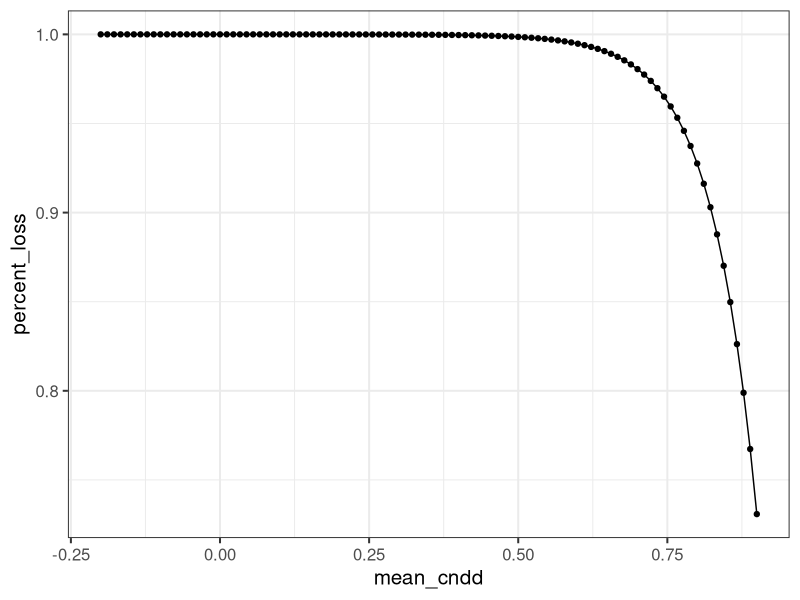
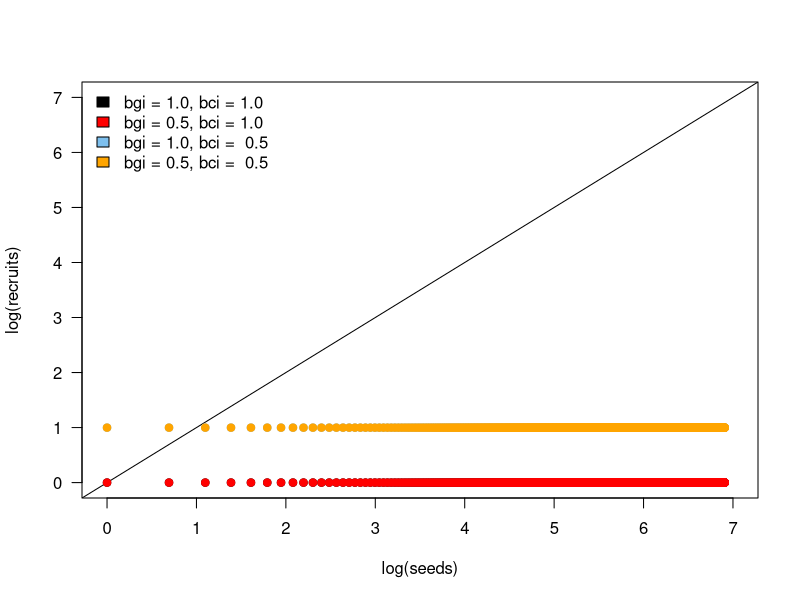

These figures' R source, in order: (Note: this script raises an error after producing the figures.)

library(ggplot2)
library(dplyr)
### Basing equation off Harms et al. 2000

## Assuming intercept (alpha = 0) - is this a safe assumption??

## Output is predicted number of recruits of a specific species ID and genotype, given number of seeds and cndd and gndd values

## Bgi = strength of GNDD - slope of log log relationship: 1 = no NDD
## Bci = strength of CNDD

## Sgi = density of seeds of given species and genotype
## Sci = density of seeds of given species
harms <- function(bgi, bci, sgi, sci, verbose = FALSE){
  
  ## Effectively halves the strength of the slopes from Harms et al. 2000
 #R = (bgi * log(sgi) + bci * log(sci) + log(sgi/sci)) / 2
 
  # Original harms equation, but modified to return genotype densities
 R = bci * log(sci) + log(sgi/sci)
 
 ### If slope of a  line is still 1, then something is wrong because that's not NDD - rare species doesn't have a proportional advantage of common species, slope needs to be less than 1!! Need to have higher proportional loss at higher densities

 if(verbose == TRUE){
   cat("\n ----------------------- \n")
  cat("bgi =", bgi, ", bci = ", bci, " \n")
  cat("Original number of seeds per genotype:")
  print(sgi)
  cat("\n Remaining number of Recruits per genotype:")
  print(exp(R))
  cat("\n Percent loss of seeds:")
  print((sgi - exp(R))/sgi)
  cat("\n ----------------------- \n")
 }

 loss <- (sgi - exp(R))/sgi
 
 # return(R)
 return(loss)
 
}

## Generate data of number of genotypes for species XX
#genotypes <- as.numeric(table(sample.int(20, size = 500, replace = TRUE)))
genotypes <- 0:1000

harms(bgi = 1, bci = .8,
      sgi = 1:10, sci = sum(genotypes), verbose = TRUE)


## Checking percent loss of seeds based on gndd and cndd values
loss_test <- data.frame(mean_cndd = NA, mean_gndd = NA, percent_loss = NA)
row = 1
for(i in seq(-.2, .9, length.out = 100)){
for(j in 1){
  # Log sequence
  #for(i in exp(seq(log(0.001), log(1), length.out = 20))){
    #for(j in exp(seq(log(0.001), log(1), length.out = 20))){
  
 
    
    loss_test[row, "mean_cndd"] <- i
    loss_test[row, "mean_gndd"] <- j
    loss_test[row, "percent_loss"] <- harms(bgi = j, bci = i,
                                       sgi = 1:20, 
                                       sci = sum(genotypes))[1]
    row = row + 1
  }
}

# Plots of percent loss 
ggplot(loss_test, aes(x = mean_cndd, y = percent_loss)) +
  geom_line() + geom_point() + theme_bw(15)



####### Example plot of all genotypes within one plot

plot(0:7, 0:7, type = "n", ylab = "log(recruits)", xlab = "log(seeds)", las = 1)
abline(a = 0, b = 1)

points(log(genotypes), (harms(bgi = 1, bci = 1,
                                 sgi = genotypes, sci = sum(genotypes))), pch = 19)


points(log(genotypes), (harms(bgi = .5, bci = 1,
                                 sgi = genotypes, sci = sum(genotypes))), pch = 19,
       col = "red")

points(log(genotypes), (harms(bgi = 1, bci = 0.5,
                                 sgi = genotypes, sci = sum(genotypes))), pch = 19,
       col = "skyblue2")

points(log(genotypes), (harms(bgi = 0.5, bci = 0.5,
                                 sgi = genotypes, sci = sum(genotypes))), pch = 19,
       col = "orange")

legend("topleft", legend = c("bgi = 1.0, bci = 1.0", 
                             "bgi = 0.5, bci = 1.0", 
                             "bgi = 1.0, bci =  0.5",
                             "bgi = 0.5, bci =  0.5"),
       fill = c("black", "red", "skyblue2", "orange"), bty = "n")



### Write a function that generates data in plots for a single genotype and randomize this and plot the lines

sample_harms <- function(bgi, bci, n, max, verbose = FALSE){
  
  gen_seeds <- NA
  gen_recruits <- NA
  cons_seeds <- NA
  cons_recruits <- NA
  
  for(x in 1:n){
    gen_dens = sample(1:max, size = 1) # Sample density of seeds for one genotype
    if(gen_dens == max){
      cons_dens = max
      cons_seeds[x] <- log(cons_dens)
      cons_recruits[x] <- log(sum(exp(harms(bgi = bgi, bci = bci, 
                                            sgi = c(gen_dens), 
                                            sci = cons_dens,
                                            verbose = verbose))))
      
      next
      
    } else {
      cons_dens = sample(gen_dens:max, size = 1)
    }
    
     #cat("Gen_dens:", gen_dens, "| cons_dens: ", cons_dens, "\n")
    
    gen_seeds[x] <- log(gen_dens)
    gen_recruits[x] <- harms(bgi = bgi, bci = bci, 
                      sgi = gen_dens, 
                      sci = cons_dens,
                      verbose = verbose)
    cons_seeds[x] <- log(cons_dens)
    cons_recruits[x] <- log(sum(exp(harms(bgi = bgi, bci = bci, 
                           sgi = c(gen_dens, cons_dens - gen_dens), 
                           sci = cons_dens,
                           verbose = verbose))))
    
  }
    
    return(list(gen_seeds = gen_seeds, 
                gen_recruits = gen_recruits,
                cons_seeds = cons_seeds,
                cons_recruits = cons_recruits))
}


sum(exp(harms(bgi = bgi, bci = bci, 
                  sgi = c(gen_dens, 5), 
                  sci = cons_dens,
                  verbose = verbose)))



sample_harms(bgi = 0.5, bci = 0.5, n = 10, max = 1000 )

sample_harms(bgi = .98, bci = .98, n = 10, max = 1000, verbose = T )


plot(c(.0, .5, .75, .9, 1), c(0.9989236, 0.96375, 0.778174, .486988, 0 ),
     xlab = "cndd", ylab = "percent loss of seeds", las  = 1, 
     pch = 21, bg = "skyblue2")


####### Example plot
plot(0:6, 0:6, type = "n", ylab = "log(recruits)", xlab = "log(seeds)", las = 1)
abline(a = 0, b = 1)

n = 1000 ## Number of points
max = 100 # Max number of individuals

## One to one
scen_11 <- sample_harms(bgi = 1, bci = 1, n = n, max = max)
points(scen_11$gen_seeds, scen_11$gen_recruits, pch = 19)
(lm1 <- lm(gen_recruits ~ 0 + gen_seeds, data = scen_11))
abline(lm1, lwd = 2)

## 0.5 1.0
scen_051 <- sample_harms(bgi = 0.5, bci = 1, n = n, max = max)
points(scen_051$gen_seeds, scen_051$gen_recruits, pch = 19, col = "red")
(lm2 <- lm(gen_recruits ~ 0 + gen_seeds, data = scen_051))
abline(lm2, lwd = 2, col = "red")

## 1.0 0.5
scen_105 <- sample_harms(bgi = 1, bci = 0.5, n = n, max = max)
points(scen_105$gen_seeds, scen_105$gen_recruits, pch = 19, col = "skyblue2")
(lm3 <- lm(gen_recruits ~ 0 + gen_seeds, data = scen_105))
abline(lm3, lwd = 2, col = "skyblue2")


## .5 .5
scen_0505 <- sample_harms(bgi = 0.5, bci = 0.5, n = n, max = max)
points(scen_0505$gen_seeds, scen_0505$gen_recruits, pch = 19, col = "orange")
(lm4 <- lm(gen_recruits ~ 0 + gen_seeds, data = scen_0505))
abline(lm4, lwd = 2, col = "orange")

scen_0505$gen_recruits <- log(exp(scen_0505$gen_recruits) + 1)
scen_0505$gen_seeds <- log(exp(scen_0505$gen_seeds) + 1)

(lm4 <- lm(gen_recruits ~ 0 + gen_seeds, data = scen_0505))
(lm4 <- lm(gen_recruits ~ gen_seeds, data = scen_0505))
points(scen_0505$gen_seeds, scen_0505$gen_recruits, pch = 19, col = "orange")
abline(lm4, lwd = 2, col = "orange")



### Conspecific perspective
scen_0505 <- sample_harms(bgi = 1, bci = 1.0, n = n, max = max)
#points(scen_0505$cons_seeds, scen_0505$cons_recruits, pch = 19, col = "grey80")
(lm4 <- lm(cons_recruits ~ 0 + cons_seeds, data = scen_0505))
abline(lm4, lwd = 2, col = "grey80")



scen_0505 <- sample_harms(bgi = 1, bci = 0.5, n = n, max = max)
#points(scen_0505$cons_seeds, scen_0505$cons_recruits, pch = 19, col = "purple")
(lm4 <- lm(cons_recruits ~ 0 + cons_seeds, data = scen_0505))
abline(lm4, lwd = 2, col = "purple")

### Conspecific
scen_0505 <- sample_harms(bgi = 0.5, bci = 0.5, n = n, max = max)
#points(scen_0505$cons_seeds, scen_0505$cons_recruits, pch = 19, col = "brown")
(lm4 <- lm(cons_recruits ~ 0 + cons_seeds, data = scen_0505))
abline(lm4, lwd = 2, col = "brown")

scen_0505 <- sample_harms(bgi = 0.5, bci = 1.0, n = n, max = max)
#points(scen_0505$cons_seeds, scen_0505$cons_recruits, pch = 19, col = "darkblue")
(lm4 <- lm(cons_recruits ~ 0 + cons_seeds, data = scen_0505))
abline(lm4, lwd = 2, col = "darkblue")


legend("topleft", legend = c("bgi = 1.0, bci = 1.0", 
                             "bgi = 0.5, bci = 1.0", 
                             "bgi = 1.0, bci =  0.5",
                             "bgi = 0.5, bci =  0.5",
                             "bgi = 1.0, bci =  1.0 - species level",
                             "bgi = 1.0, bci =  0.5 - species level",
                             "bgi = 0.5, bci =  0.5 - species level",
                             "bgi = 0.5, bci =  1.0 - species level"),
       fill = c("black", "red", "skyblue2", "orange", "grey80", "purple", "brown",
                "darkblue"), bty = "n")

### Can force intercepts to go through 0 with ~ 0 + seeds
## But sometimes lines will have an intercept less than 0 because they are losing fractions of a seedling when there is 1 seedling for a genotype and there is conspecific density dependense

### Thoughts on graph..

# is cool and makes sense that bgi and bci have equivalent effects at genotype and species level

# All slopes are less than 1, which is good

# 0.5, 0.5 is strongest for both species and genotypes, which is good


## Not sure if i should present just straight lines for example graph instead of points..
# can just use abline(a = 0, b = ##) to draw the lines using sample_harms and lm() to make sure the slopes are right. Seems like slope is usually (bci + bgi) / 2

## Make two separate panels --
# 1) Plot of genotypes within one species
# 2) Plot of slope of species within a community, with varying levels of bci and bgi

# With ranges of bci and bgi from 1, 0.5, 0

## With Bgi = 1, Bci = -1 = overall slope of 0 (lowest range of harms and lamanna studies)
# but bgi -1, bci -1 would be overall -1 slope



#############################
### CNDD PLOT
  # CNDD Plot ---------------------------------------------------------------
  
  pdf("./figures/Figure 1 - NDD schematic.pdf", width = 12, height = 4)
  
  par(mfrow = c(1, 2), mar = c(5.1, 4.1, 2.1, 8.1))
  
  axis_vals <- c(.01, 1, 5, 10, 25, 50, 100)
  
  x_pos = 350 ## For labels
  max_size = 150
  n = 1000
  
  genotypes <- 1:100
  
  text_cex = .75

### AT SPECIES LEVEL  
  plot(seq(0, log(max_size), by = .1), seq(0, log(max_size), by = .1), type = "n", 
       ylab = expression('Recruit density (R'['i']*')'), xlab = expression('Seed density (S'['i']*')'), las = 1,
       bty = "l", xaxt = "n", yaxt = "n", yaxt = "n", xaxs="i", yaxs = "i")
  axis(side = 1, at = log(axis_vals), labels = axis_vals)
  axis(side = 2, at = log(axis_vals), labels = axis_vals, las = 1)
 # abline(a = 0, b = 1)
  
  mtext("a", side = 3, adj = -.1)
  
  #### GNDD = 1, CNDD = 1
  harms_out = sample_harms(bgi = 1, bci = 1, n = n, max = max_size)
 # points(harms_out$cons_seeds, harms_out$cons_recruits, pch = ".")
  lm1 <- lm(harms_out$cons_recruits ~ harms_out$cons_seeds - 1)
  abline(lm1, lty = 2)
  b_overall <- as.character(sprintf("%.2f", round(lm1$coefficients, 2)))
  text(x = c(log(x_pos)), y = max(harms_out$cons_recruits),
       labels = bquote('b'['con']*' = 1.00, b'['gen']*' = 1.00'),
       xpd = NA , cex = text_cex)
  
  
  #### GNDD = .5, CNDD = 1
  harms_out = sample_harms(bgi = .5, bci = 1, n = n, max = max_size)
 # points(harms_out$cons_seeds, harms_out$cons_recruits, pch = ".")
  lm1 <- lm(harms_out$cons_recruits ~ harms_out$cons_seeds - 1)
  abline(lm1)
  b_overall <- as.character(sprintf("%.2f", round(lm1$coefficients, 2)))
  text(x = c(log(x_pos)), y = max(harms_out$cons_recruits), 
       labels = bquote('b'['con']*' = 1.00, b'['gen']*' = 0.50'),
       xpd = NA, cex = text_cex)

  #### GNDD = 1, CNDD = .5
  harms_out = sample_harms(bgi = 1, bci = .5, n = n, max = max_size)
 # points(harms_out$cons_seeds, harms_out$cons_recruits, pch = ".")
  lm1 <- lm(harms_out$cons_recruits ~ harms_out$cons_seeds - 1)
  abline(lm1)
  b_overall <- as.character(sprintf("%.2f", round(lm1$coefficients, 2)))
  text(x = c(log(x_pos)), y = max(harms_out$cons_recruits), 
       labels = bquote('b'['con']*' = 0.50, b'['gen']*' = 1.00'),
       xpd = NA, cex = text_cex)
  
  
  # #### GNDD = .5, CNDD = .5
 #  harms_out = sample_harms(bgi = .5, bci = .5, n = n, max = max_size)
 # # points(harms_out$cons_seeds, harms_out$cons_recruits, pch = ".")
 #  abline(lm(harms_out$cons_recruits ~ harms_out$cons_seeds - 1))
 #  text(x = c(log(x_pos)), y = max(harms_out$cons_recruits), labels = expression('b'['con']*' = 0.5, b'['gen']*' = 0.5'), xpd = NA)

  
  #### GNDD = .1, CNDD = 1
  harms_out = sample_harms(bgi = .1, bci = 1.0, n = n, max = max_size)
  #points(harms_out$cons_seeds, harms_out$cons_recruits, pch = ".")
  lm1 <- lm(harms_out$cons_recruits ~ harms_out$cons_seeds - 1)
  abline(lm1)
  b_overall <- as.character(sprintf("%.2f", round(lm1$coefficients, 2)))
  text(x = c(log(x_pos)), y = max(harms_out$cons_recruits), 
       labels = bquote('b'['con']*' = 1.00, b'['gen']*' = 0.10'),
       xpd = NA, cex = text_cex)

  
  #### GNDD = 1, CNDD = 0.1
  harms_out = sample_harms(bgi = 1, bci = .1, n = n, max = max_size)
 # points(harms_out$cons_seeds, harms_out$cons_recruits, pch = ".")
  lm1 <- lm(harms_out$cons_recruits ~ harms_out$cons_seeds - 1)
  abline(lm1)
  b_overall <- as.character(sprintf("%.2f", round(lm1$coefficients, 2)))
  text(x = c(log(x_pos)), y = max(harms_out$cons_recruits), 
       labels = bquote('b'['con']*' = 0.10, b'['gen']*' = 1.00'),
       xpd = NA, cex = text_cex)
  
  # #### GNDD = .1, CNDD = .1
  harms_out = sample_harms(bgi = .1, bci = .1, n = n, max = max_size)
 # points(harms_out$cons_seeds, harms_out$cons_recruits, pch = 19)
  lm1 <- lm(harms_out$cons_recruits ~ harms_out$cons_seeds - 1)
  abline(lm1)
  b_overall <- as.character(sprintf("%.2f", round(lm1$coefficients, 2)))
  text(x = c(log(x_pos)), y = max(harms_out$cons_recruits), 
     #  labels = bquote('b'['con']*' = 0.10, b'['gen']*' = 0.10'*', b'['total']*' = '*.(b_overall)),
     labels = bquote('b'['con']*' = 0.10, b'['gen']*' = 0.10'),
       xpd = NA, cex = text_cex)
  
  
  
##### AT GENOTYPE LEVEL
  
 
  plot(seq(0, log(max_size), by = .1), seq(0, log(max_size), by = .1), type = "n", 
       ylab = expression('Recruit density (R'['gi']*')'), xlab = expression('Seed density (S'['gi']*')'), las = 1,
       bty = "l", xaxt = "n", yaxt = "n", xaxs="i", yaxs = "i")
  axis(side = 1, at = log(axis_vals), labels = axis_vals)
  axis(side = 2, at = log(axis_vals), labels = axis_vals, las = 1)
  # abline(a = 0, b = 1)
  mtext("b", side = 3, adj = -.1)
  
  
  #### GNDD = 1, CNDD = 1
  harms_out <- (harms(bgi = 1, bci = 1,
                      sgi = genotypes, sci = max(genotypes)))
  lines(log(genotypes), harms_out, lty = 2)
  text(x = c(log(x_pos)), y = max(harms_out),
       labels = bquote('b'['con']*' = 1.00, b'['gen']*' = 1.00'),
       xpd = NA , cex = text_cex)
  
  #### GNDD = .5, CNDD = 1
  harms_out <- (harms(bgi = .5, bci = 1,
                      sgi = genotypes, sci = max(genotypes)))
  lines(log(genotypes), harms_out, lty = 1)
  text(x = c(log(x_pos)), y = max(harms_out),
       labels = bquote('b'['con']*' = 1.00, b'['gen']*' = 0.50'),
       xpd = NA , cex = text_cex)
  
  #### GNDD = 1, CNDD = .5
  harms_out <- (harms(bgi = 1, bci = 0.5,
                      sgi = genotypes, sci = max(genotypes)))
  lines(log(genotypes), harms_out, lty = 1)
  text(x = c(log(x_pos)), y = max(harms_out),
       labels = bquote('b'['con']*' = 0.50, b'['gen']*' = 1.00'),
       xpd = NA , cex = text_cex)
  
  
  #### GNDD = .1, CNDD = 1
  harms_out <- (harms(bgi = .1, bci = 1,
                      sgi = genotypes, sci = max(genotypes)))
  lines(log(genotypes), harms_out, lty = 1)
  text(x = c(log(x_pos)), y = max(harms_out),
       labels = bquote('b'['con']*' = 1.00, b'['gen']*' = 0.10'),
       xpd = NA , cex = text_cex)
  
  
  #### GNDD = 1, CNDD = 0.1
  harms_out <- (harms(bgi = 1, bci = 0.1,
                      sgi = genotypes, sci = max(genotypes), verbose = T))
  lines(log(genotypes), harms_out, lty = 1)
  text(x = c(log(x_pos)), y = max(harms_out),
       labels = bquote('b'['con']*' = 0.10, b'['gen']*' = 1.00'),
       xpd = NA , cex = text_cex)
  
  
  # #### GNDD = .1, CNDD = .1
  harms_out <- (harms(bgi = .1, bci = 0.1,
                      sgi = genotypes, sci = max(genotypes), verbose = TRUE))
  lines(log(genotypes), harms_out, lty = 1)
  text(x = c(log(x_pos)), y = max(harms_out),
       labels = bquote('b'['con']*' = 0.10, b'['gen']*' = 0.10'),
       xpd = NA , cex = text_cex)
  
  

dev.off()
  

